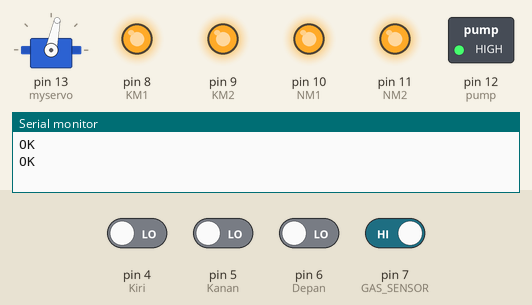
Recording of a sketch running on a simulated Arduino Uno, built with avr-gcc and run on an emulated ATmega328P. On the bench: servo, switched loads named in the sketch (green lamp = pin HIGH), output pins drawn as LEDs (lit = HIGH), the last lines printed to the serial monitor. The test bench sets the inputs (shaded band); at power-on: pin 7 (GAS_SENSOR) HIGH, pin 4 (Kiri), pin 5 (Kanan), pin 6 (Depan) LOW. The modem accepts every AT command (registered, SIM ready, sends succeed) and sends nothing else.

Above: at 4.2 s.
4.3 s: pin 6 (Depan) driven HIGH
At 5.6 s:
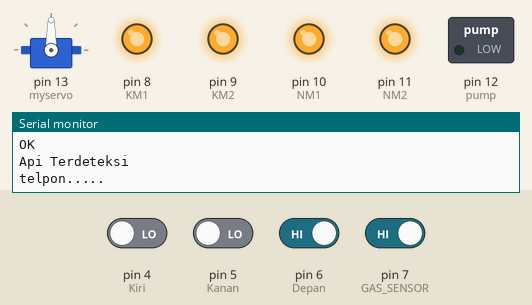
26.3 s: pin 4 (Kiri) driven HIGH
At 26.8 s:
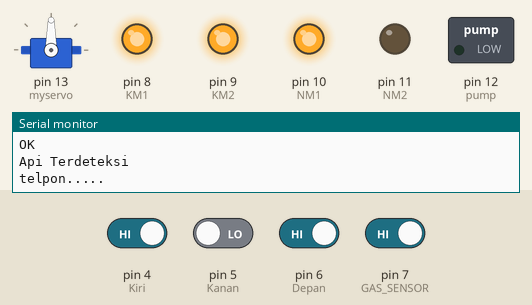
28.0 s: pin 7 (GAS_SENSOR) driven LOW
29.6 s: pin 4 (Kiri) driven LOW
At 36.0 s:
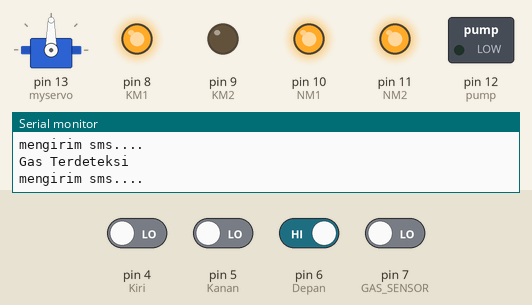
36.8 s: pin 6 (Depan) driven LOW
At 44.4 s:
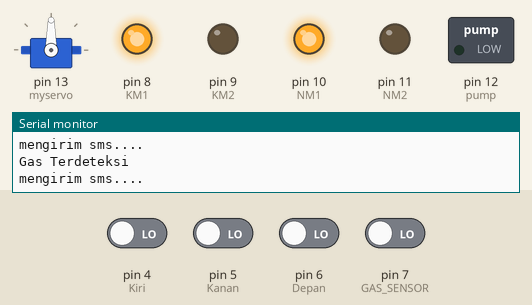
Timing chart, 0 to 53.8 s (numbered marks = the images above; inputs shaded):
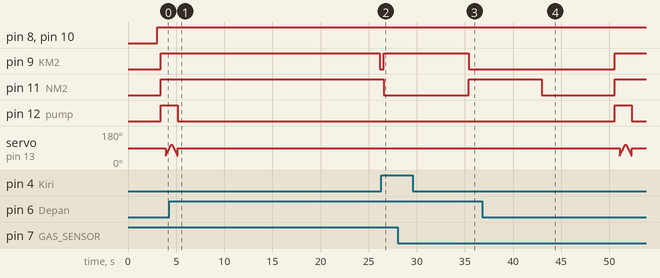

The sketch:

Fire_Fighting_Bot.ino
```cpp
#include <Servo.h>            //include servo.h library
#include <SoftwareSerial.h>  //include SoftwareSerial.h library

Servo myservo;

int pos = 0;
boolean api = false;


const String PHONE = "+6285864389701"; //menggunakan nomer handpone untuk SIM800L

#define rxPin 2   // TX dari sim800l
#define txPin 3   // RX dari sim800l
SoftwareSerial sim800L(rxPin,txPin);
#define Kiri 4          // flame sensor kiri
#define Kanan 5         // flame sensor kanan
#define Depan 6       // flame sensor depan
#define GAS_SENSOR 7    // gas mq2 sensor
#define KM1 8           // kiri motor wheel
#define KM2 9           // kiri motor wheel
#define NM1 10          // kanan motor wheel
#define NM2 11          // kanan motor wheel
#define pump 12         // waterpumb


void setup()
{

  Serial.begin(115200);

  sim800L.begin(9600);

  sim800L.println("AT");
  delay(1000);
  sim800L.println("AT+CMGF=1");
  delay(1000);

  pinMode(Kiri, INPUT);
  pinMode(Kanan, INPUT);
  pinMode(Depan, INPUT);
  pinMode(GAS_SENSOR, INPUT);
  pinMode(KM1, OUTPUT);
  pinMode(KM2, OUTPUT);
  pinMode(NM1, OUTPUT);
  pinMode(NM2, OUTPUT);
  pinMode(pump, OUTPUT);

  myservo.attach(13);
  myservo.write(90);

   while(sim800L.available()){
  Serial.println(sim800L.readString());
  }

}

void mematikan_api()
{


    digitalWrite(KM1, HIGH);
    digitalWrite(KM2, HIGH);
    digitalWrite(NM1, HIGH);
    digitalWrite(NM2, HIGH);
    digitalWrite(pump,HIGH);
    delay(500);


    for (pos = 50; pos <= 110; pos += 1) {
    myservo.write(pos);
    delay(10);
  }
  for (pos = 110; pos >= 50; pos -= 1) {
    myservo.write(pos);
    delay(10);
  }
  digitalWrite(pump,LOW);
  myservo.write(90);
  api=false;
}

void loop()
{


  myservo.write(90); //gerak servo();

  if (digitalRead(Kiri) ==1 && digitalRead(Kanan)==1 && digitalRead(Depan) ==1)
    {
    delay(500);
    digitalWrite(KM1, HIGH);
    digitalWrite(KM2, HIGH);
    digitalWrite(NM1, HIGH);
    digitalWrite(NM2, HIGH);
    }
    else if (digitalRead(Depan) ==0)
    {
    digitalWrite(KM1, HIGH);
    digitalWrite(KM2, LOW);
    digitalWrite(NM1, HIGH);
    digitalWrite(NM2, LOW);
    api = true;

    }

    else if (digitalRead(Kiri) ==0)
    {
    digitalWrite(KM1, HIGH);
    digitalWrite(KM2, LOW);
    digitalWrite(NM1, HIGH);
    digitalWrite(NM2, HIGH);
    }

    else if (digitalRead(Kanan) ==0)
    {
    digitalWrite(KM1, HIGH);
    digitalWrite(KM2, HIGH);
    digitalWrite(NM1, HIGH);
    digitalWrite(NM2, LOW);
    }
    delay(400); //ubah nilai untuk merubah jarak

     if(digitalRead(GAS_SENSOR)== 0)
    {
     Serial.println("Gas Terdeteksi");
      mengirim_sms();
    }

     while (api == true)
     {
      mematikan_api();
      Serial.println("Api Terdeteksi");
      menelphone();
     }}
     void menelphone()
{
    Serial.println("telpon.....");
    sim800L.println("ATD"+PHONE+";");
    delay(20000); //20 detik delay
    sim800L.println("ATH");
    delay(1000); //1 detik delay
}

void mengirim_sms()
{
    Serial.println("mengirim sms....");
    delay(50);
    sim800L.print("AT+CMGF=1\r");
    delay(1000);
    sim800L.print("AT+CMGS=\""+PHONE+"\"\r");
    delay(1000);
    sim800L.print("Gas Terdeteksi");
    delay(100);
    sim800L.write(0x1A);
    delay(5000);
}
```

Measured:
- after the input at 4.3 s, pin 11 (NM2): stays HIGH (without the input it goes to LOW after 21.9 s)
- after the input at 26.3 s, pin 9 (KM2): LOW → HIGH after 0.27 s; pin 11 (NM2): HIGH → LOW after 0.27 s
- after the input at 29.6 s, pin 9 (KM2): HIGH → LOW after 5.8 s; pin 11 (NM2): LOW → HIGH after 5.8 s
- after the input at 36.8 s, pin 9 (KM2): LOW → HIGH after 13.8 s; pin 11 (NM2): HIGH → LOW after 6.2 s, → HIGH 7.6 s later; pin 12 (pump): LOW → HIGH after 13.8 s, → LOW 1.7 s later
